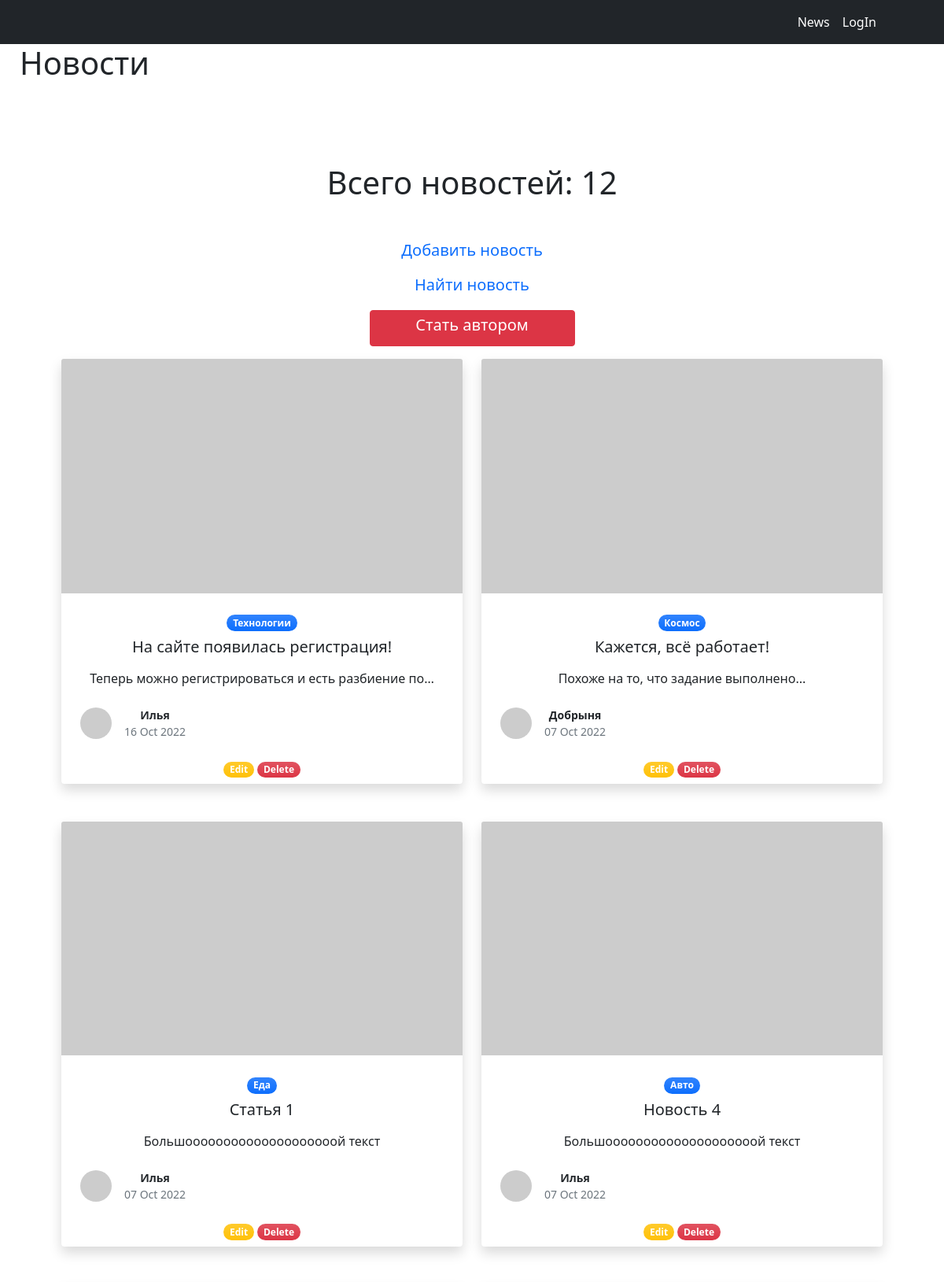
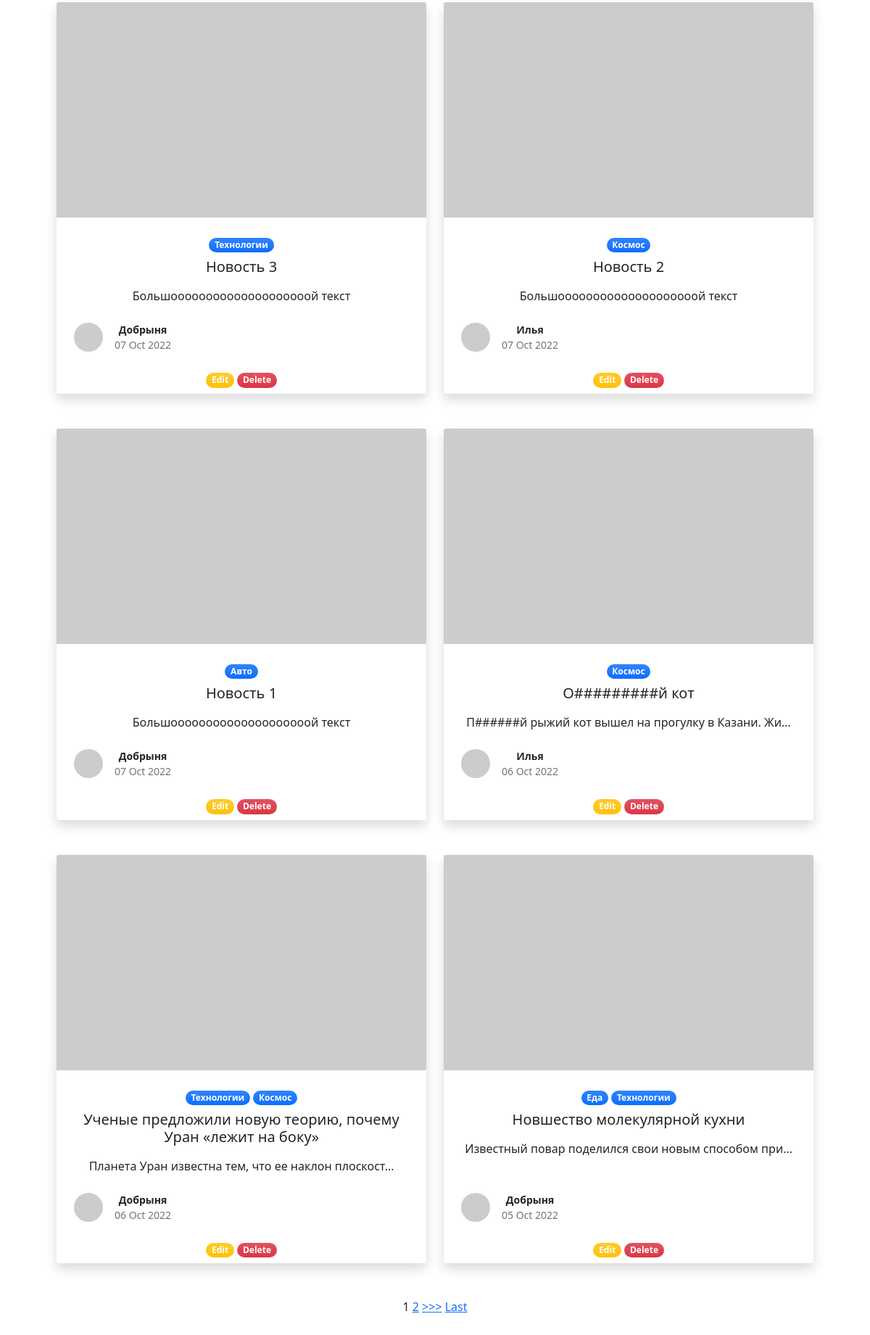
Page /news/ on the committed database (2 pictures, top to bottom).
### news/models.py (models this page shows, shortened)
class Post(models.Model):
    post_type = models.CharField(max_length = 4, choices = POST_TYPES)
    time_creation = models.DateTimeField(auto_now_add = True)
    title = models.CharField(max_length = 255)
    text = models.TextField()
    post_rating = models.IntegerField(default = 0)
    author = models.ForeignKey(Author, on_delete = models.CASCADE)
    category = models.ManyToManyField(Category, through = 'PostCategory', blank = True)

class Category(models.Model):
    category_name = models.CharField(max_length = 255, unique = True)

class Author(models.Model):
    rating = models.IntegerField(default = 0)
    user = models.OneToOneField(User, on_delete = models.CASCADE)

### news/views.py (the view, shortened to what this page needs)
# urls.py: path('', PostsList.as_view()),
class PostsList(ListView):
    model = Post
    template_name = 'news.html'
    context_object_name = 'posts'
    ordering = ['-time_creation']
    paginate_by = 10
    def get_context_data(self, **kwargs):
        context = super().get_context_data(**kwargs)
        context['is_not_author'] = not self.request.user.groups.filter(name='authors').exists()
        return context

### news/templatetags/custom_filters.py (called while the page is built)
@register.filter(name='censor')
def censor(value):
    if isinstance(value, str):
        words_list = value.split()
        for k in range(len(words_list)):
            if words_list[k].replace(',', '').lower() in censor_list:
                words_list[k] = words_list[k][0] + '#' * (len(words_list[k].replace(',', ''))-2) + words_list[k][-1]
        return ' '.join(words_list)
    else:
        return value

### news/templatetags/my_tags.py (called while the page is built)
@register.simple_tag(takes_context=True)
def param_replace(context, **kwargs):
    d = context['request'].GET.copy()
    for k, v in kwargs.items():
        d[k] = v
    for k in [k for k, v in d.items() if not v]:
        del d[k]
    return d.urlencode()

### templates/news.html (shortened to what this page needs)
{% extends 'flatpages/default.html'%}
{% load custom_filters %}
{% load my_tags %}
{% block title %}
Новости
{% endblock title %}
{% block content %}
<h1 style="margin-bottom: 50px;">Всего новостей: {{page_obj.paginator.count}}</h1>
<a class="text-decoration-none" href="/news/add/"><h5 style="margin-bottom: 20px;">Добавить новость </h5></a>
<a class="text-decoration-none" href="/news/search/"><h5 style="margin-bottom: 20px;">Найти новость </h5></a>
{% if is_not_author %}
<div class="d-grid w-25 mb-3 mx-auto"><button class="btn btn-danger"  type="submit"><a href="../sign/upgrade/" class="text-decoration-none text-white"> <h5>Стать автором</h5></a></button></div>
{% endif %}
 <div class="row row-cols-2 gy-5">
{% for post in posts %}
<div class="col" >
<div class="card h-100 shadow border-0">
    <img class="card-img-top" src="https://dummyimage.com/600x350/ced4da/6c757d" alt="...">
    <div class="card-body p-4">
        {% for cat in post.category.all %}
        <div class="badge bg-primary bg-gradient rounded-pill mb-2"> {{ cat.category_name }}</div>
        {% endfor %}
        <a class="text-decoration-none link-dark stretched-link" href="/news/{{ post.id }}"><div class="h5 card-title mb-3">{{post.title|censor}}</div></a>
        <p class="card-text mb-0">{{post.text|truncatechars:50|censor}}</p>
    </div>
    <div class="card-footer p-4 pt-0 bg-transparent border-top-0">
        <div class="d-flex align-items-end justify-content-between">
            <div class="d-flex align-items-center">
                <img class="rounded-circle me-3" src="https://dummyimage.com/40x40/ced4da/6c757d" alt="...">
                <div class="small">
                    <div class="fw-bold">{{post.author.user.username}}</div>
                    <div class="text-muted">{{post.time_creation|date:'d M Y'}}</div>
                </div>
            </div>
        </div>
    </div>
    <div class = 'align-items-right'>
        <a href="{% url 'edit' post.id %}" class="text-decoration-none z-index-2 badge bg-warning bg-gradient rounded-pill mb-2  " style="z-index: 2; position: relative;">Edit</a>
        <a href="{% url 'delete' post.id %}" class="text-decoration-none z-index-2 badge bg-danger bg-gradient rounded-pill mb-2" style="z-index: 2; position: relative;">Delete</a>
    </div>
</div>
</div>
{%endfor%}
     </div>
<br><br>
{% if is_paginated %}
    {% for num in page_obj.paginator.page_range %}
        {% if page_obj.number == num %}
            <a>{{ num }}</a>
        {% elif num > page_obj.number|add:'-3' and num < page_obj.number|add:'3' %}
            <a href="?{% param_replace page=num %}">{{ num }}</a>
        {% endif %}
    {% endfor %}
    {% if page_obj.has_next %}
        <a href="?{% param_replace page=page_obj.next_page_number %}">>>></a>
        <a href="?{% param_replace page=paginator.num_pages%}">Last</a>
    {% endif %}
{% endif %}
{% endblock content %}

### templates/flatpages/default.html (shortened to what this page needs)
{% load static %}
<!DOCTYPE html>
<html lang="en">
    <head>
        <link href="https://cdn.jsdelivr.net/npm/bootstrap-icons@1.5.0/font/bootstrap-icons.css" rel="stylesheet" />
        <link href="{% static 'css/styles.css' %}" rel="stylesheet />
    </head>
    <body class="d-flex flex-column h-100">
        <main class="flex-shrink-0">
            <nav class="navbar navbar-expand-lg navbar-dark bg-dark">
                <div class="container px-5">
                    <div class="collapse navbar-collapse" id="navbarSupportedContent">
                        <ul class="navbar-nav ms-auto mb-2 mb-lg-0 ">
                            <li class="nav-item "><a class="nav-link text-white" href="/news/">News</a></li>
                            {% if user.is_authenticated %}
                                <li class="nav-item"><a class="nav-link text-white" href="/accounts/logout">LogOut</a></li>
                            {% else %}
                                <li class="nav-item"><a class="nav-link text-white" href="/accounts/login">LogIn</a></li>
                            {% endif %}
                        </ul>
                    </div>
                </div>
            </nav>
            <h1 style="margin-left: 25px;">
                        {% block title %}
                        {% endblock title %}</h1>
            <section class="py-5" id="features">
                <div class="container px-5 my-5">
                    <div class="text-center">
                        {% block content %}
                        {% endblock content %}
                    </div>
                </div>
            </section>
        </main>
    </head>
</html>

### rows in the picture
Post: title|censor "На сайте появилась регистрация!", text|censor "Теперь можно регистрироваться и есть разбиение по…", author.user.username "Илья", time_creation "16 Oct 2022"
Category: category_name "Технологии"
Post: title|censor "Кажется, всё работает!", text|censor "Похоже на то, что задание выполнено...", author.user.username "Добрыня", time_creation "07 Oct 2022"
Category: category_name "Космос"
Post: title|censor "Статья 1", text|censor "Большоооооооооооооооооооой текст", author.user.username "Илья", time_creation "07 Oct 2022"
Category: category_name "Еда"
Post: title|censor "Новость 4", text|censor "Большоооооооооооооооооооой текст", author.user.username "Илья", time_creation "07 Oct 2022"
Category: category_name "Авто"
Post: title|censor "Новость 3", text|censor "Большоооооооооооооооооооой текст", author.user.username "Добрыня", time_creation "07 Oct 2022"
Post: title|censor "Новость 2", text|censor "Большоооооооооооооооооооой текст", author.user.username "Илья", time_creation "07 Oct 2022"
Post: title|censor "Новость 1", text|censor "Большоооооооооооооооооооой текст", author.user.username "Добрыня", time_creation "07 Oct 2022"
Post: title|censor "О#########й кот", text|censor "П######й рыжий кот вышел на прогулку в Казани. Жи…", author.user.username "Илья", time_creation "06 Oct 2022"
Post: title|censor "Ученые предложили новую теорию, почему Уран «лежит на боку»", text|censor "Планета Уран известна тем, что ее наклон плоскост…", author.user.username "Добрыня", time_creation "06 Oct 2022"
Post: title|censor "Новшество молекулярной кухни", text|censor "Известный повар поделился свои новым способом при…", author.user.username "Добрыня", time_creation "05 Oct 2022"

### other values in the picture
{{ page_obj.paginator.count }} "12"
{{ num }} "1"
{{ num }} "2"
